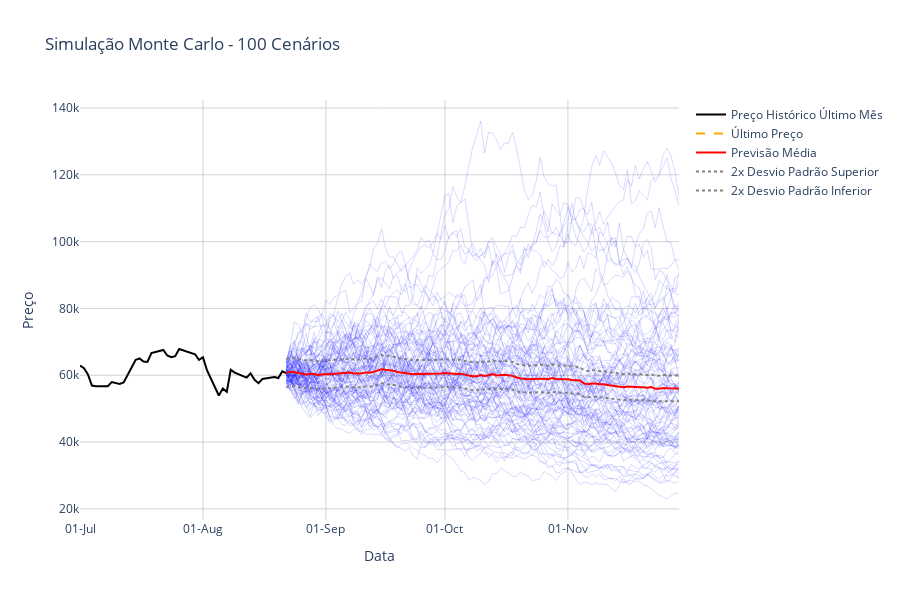

The notebook cell saved with this chart:
### Code cell
import numpy as np
import pandas as pd
import plotly.graph_objects as go
from datetime import date

# Número de dias a frente
dias_posteriores = 100

# Número de simulações
simulacoes = 100

# Último valor da ação
ultimo_preco = dados_1d['Close'].tail(1).values

# Cria um array vazio com as dimensões 
results = np.empty((simulacoes, dias_posteriores))

# Loop por cada simulação
for s in range(simulacoes):
    
    # Calcula o retorno com dados randômicos seguindo uma distribuição normal
    random_returns = 1 + np.random.normal(loc=log_media_retorno_diario, 
                                          scale=log_desvio_retorno_diario, 
                                          size=dias_posteriores)
    
    result = ultimo_preco * (random_returns.cumprod())
    
    results[s, :] = result

# Definindo o índice da série simulada
index = pd.date_range(date.today().__str__(), periods=dias_posteriores, freq="D")
resultados = pd.DataFrame(results.T, index=index)
media_resultados = resultados.apply("mean", axis=1)

# Criando o gráfico com Plotly

# Definindo o último mês do histórico
historico_mensal = dados_1d["Close"].last("2M")

# Início da Previsão (hoje)
previsao_inicio = resultados.index[0]

# Primeiro subplot - Preço Histórico e Último Preço
fig = go.Figure()

# Adiciona o histórico do último mês
fig.add_trace(go.Scatter(
    x=historico_mensal.index,
    y=historico_mensal,
    mode='lines',
    name='Preço Histórico Último Mês',
    line=dict(color='black', width=2)
))

# Adiciona as simulações de Monte Carlo
for s in range(simulacoes):
    fig.add_trace(go.Scatter(
        x=resultados.index,
        y=resultados.iloc[:, s],
        mode='lines',
        line=dict(width=0.5, color='blue'),
        opacity=0.3,
        showlegend=False
    ))

# Adiciona a linha do último preço
fig.add_trace(go.Scatter(
    x=[previsao_inicio, resultados.index[-1]],
    y=[ultimo_preco, ultimo_preco],
    mode='lines',
    line=dict(color='orange', dash='dash'),
    name='Último Preço'
))

# Resultado Médio e Desvios
fig.add_trace(go.Scatter(
    x=resultados.index,
    y=media_resultados,
    mode='lines',
    line=dict(width=2, color='red'),
    name='Previsão Média'
))

# 2x Desvio Padrão Superior
fig.add_trace(go.Scatter(
    x=resultados.index,
    y=media_resultados.apply(lambda x: x * (1 + 1.96 * log_desvio_retorno_diario)),
    mode='lines',
    line=dict(width=2, color='gray', dash='dot'),
    name='2x Desvio Padrão Superior'
))

# 2x Desvio Padrão Inferior
fig.add_trace(go.Scatter(
    x=resultados.index,
    y=media_resultados.apply(lambda x: x * (1 - 1.96 * log_desvio_retorno_diario)),
    mode='lines',
    line=dict(width=2, color='gray', dash='dot'),
    name='2x Desvio Padrão Inferior'
))

# Configuração dos títulos e layout
fig.update_layout(
    title=f"Simulação Monte Carlo - {simulacoes} Cenários",
    xaxis_title="Data",
    yaxis_title="Preço",
    showlegend=True,
    height=600,
    template="plotly_white"
)

# Adiciona o grid ao layout e melhora a legibilidade
fig.update_xaxes(showgrid=True, gridcolor='LightGray', tickformat="%d-%b")
fig.update_yaxes(showgrid=True, gridcolor='LightGray')

# Mostra o gráfico
fig.show()
